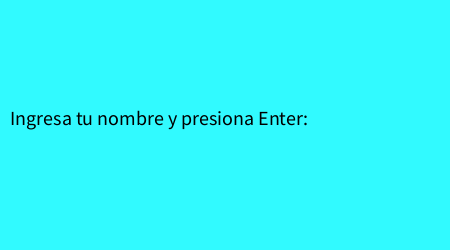
Frame 1 (no input)
Frame 60 (the mouse pressed at the canvas centre just before this capture): identical to frame 1, image omitted
Frame 120 (the mouse held since frame 60 and released just before this capture): identical to frame 1, image omitted

The Processing sketch that drew this single still picture (run headless with seeded random() and noise(); from frame 60 on, the mouse is pressed at the canvas centre):

// Processing sketch: ejercicio_12_sin_import
// ── ejercicio_12_sin_import.pde
String nombre = ""; // Variable para almacenar el nombre ingresado
boolean pedirNombre = true; // Controla si se debe pedir el nombre

void setup() {
  size(450, 250); // Define el tamaño de la ventana
  textSize(20);
}

void draw() {
  background(#31FAFF);
  if (pedirNombre) {
    fill(0);
    text("Ingresa tu nombre y presiona Enter:", 10, height / 2);
    text(nombre, width/2, height/2 + 30);
  } else {
    fill(0); // Establece el color del texto
    text("Hola, " + nombre, 10, height / 2);
  }
}

void keyPressed() {
  if (pedirNombre) {
    if (keyCode == ENTER || keyCode == RETURN) {
      pedirNombre = false;
    } else if (keyCode == BACKSPACE && nombre.length() > 0) {
      nombre = nombre.substring(0, nombre.length() - 1); // Elimina el último carácter
    } else if (key >= 32 && key <= 126) {
      nombre += key;
    }
  }
}
